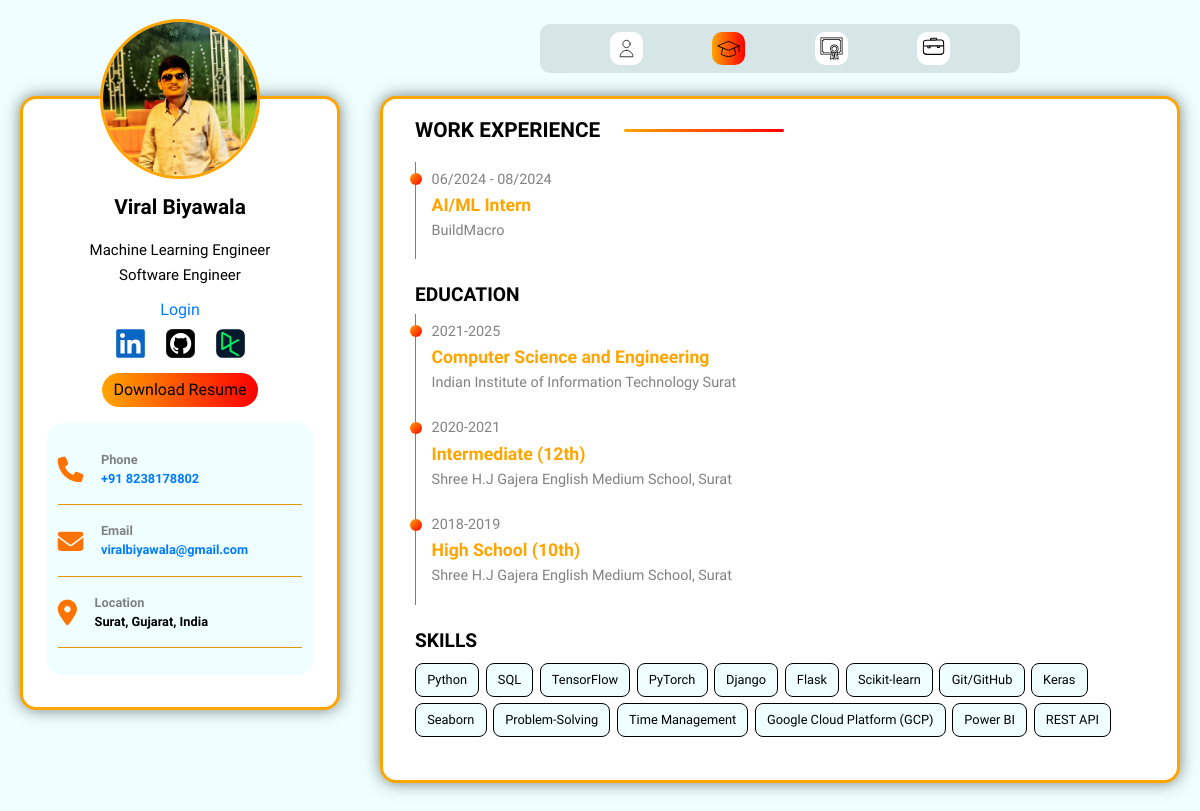
Page /education/ on the earlier database version.
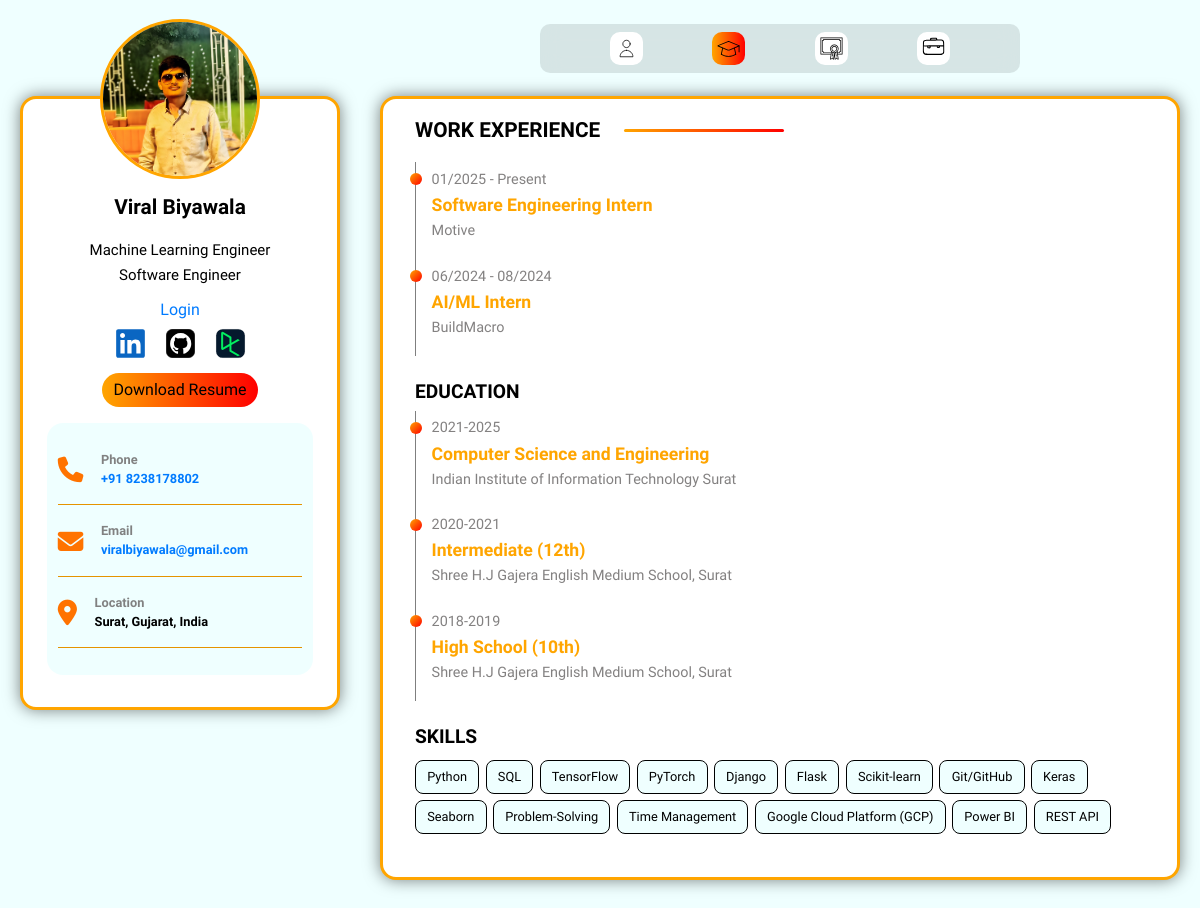
Same page on the later database version.
### viralapp/models.py (models this page shows, shortened)
class WorkExperience(models.Model):
    user = models.ForeignKey(User, on_delete=models.CASCADE)
    job_title = models.CharField(max_length=200)
    company = models.CharField(max_length=200)
    years = models.CharField(max_length=50)
    display_order = models.IntegerField(default=0, blank=True, null=True)

class Education(models.Model):
    user = models.ForeignKey(User, on_delete=models.CASCADE)
    degree = models.CharField(max_length=200)
    school = models.CharField(max_length=200)
    graduation_year = models.CharField(max_length=200)
    display_order = models.IntegerField(default=0, blank=True, null=True)

class Skills(models.Model):
    user = models.ForeignKey(User, on_delete=models.CASCADE)
    skills_list = models.CharField(max_length=2048, blank=True)

### viralapp/views.py (the view)
# urls.py: path('education/', views.education, name='education'),
def education(request):
    superuser = User.objects.filter(is_superuser=True).first()
    if 'theme_preference' in request.GET:
        theme_preference = request.GET['theme_preference']
        request.session['theme_preference'] = theme_preference
    theme_preference = request.session.get('theme_preference', 'light')
    education_entries = Education.objects.filter(user=superuser).order_by('-display_order')
    skills_entries = Skills.objects.filter(user=superuser)
    work_experience_entries = WorkExperience.objects.filter(user=superuser).order_by('-display_order')
    allowed_extensions = ['jpg', 'jpeg', 'png']
    src = "/media/images/profile.jpg"
    for extension in allowed_extensions:
        image_path = f"/media/images/profile.{extension}"
        if os.path.isfile(image_path):
            src = f"/media/images/profile.{extension}"
            break
    mark = 'promark'
    context = {
        'theme_preference': theme_preference,
        'user': superuser,
        'is_superuser': True,
        'link': src,
        'mark': mark,
        'education_entries': education_entries,
        'skills_entries': skills_entries,
        'work_experience_entries': work_experience_entries,
    }
    return render(request, 'education.html', context)

### viralapp/context_processors.py (called while the page is built)
def add_login_status(request):
    return {'editable': request.user.is_authenticated}

### viralapp/templates/education.html (shortened to what this page needs)
{% extends 'base.html' %}
{% load static %}
{% block extra_css %}
<link rel="stylesheet" href="{% static 'css/dashboard.css' %}" />
{% endblock %}
{% block content %}
<div class="main-content" id="promark">
        <div class="join">
            <p>WORK EXPERIENCE</p>
            <div class="horizontal-bar"></div>
        </div>
        <div id="education-container">
            {% for entry in work_experience_entries|dictsortreversed:"id" %}
            <div class="education-entry">
                <div class="education-details">
                    <p class="grad_year"> {{ entry.years }}</p>
                    <p class="degree">{{ entry.job_title }}</p>
                    <p class="school"> {{ entry.company }}</p>
                </div>
            </div>
            {% endfor %}
        </div>
    <h3 class="subhead">EDUCATION</h3>
    <div id="education-container">
        {% for entry in education_entries %}
        <div class="education-entry">
            <div class="education-details">
                <p class="grad_year">{{ entry.graduation_year }}</p>
                <p class="degree"> {{ entry.degree }}</p>
                <p class="school"> {{ entry.school }}</p>
            </div>
        </div>
        {% endfor %}
    </div>
    <h3 class="subhead">SKILLS</h3>
    <div id="skills-container">
        {% for entry in skills_entries %}
        <span class="skill">{{ entry.skills_list }}
            </span >
        {% endfor %}
    </div>
</div>
{% endblock %}

Differences in the rows shown:
added WorkExperience: years "01/2025 - Present", job_title "Software Engineering Intern", company "Motive"
